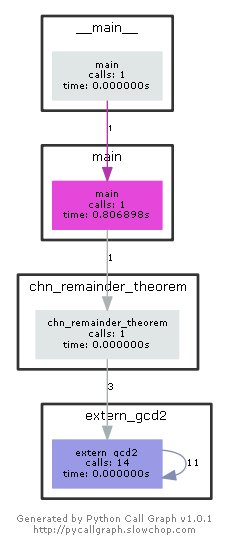

The Python source for this figure:
# -*- coding: utf-8 -*-
from pycallgraph import Config
from pycallgraph import GlobbingFilter
from pycallgraph import PyCallGraph
from pycallgraph.output import GraphvizOutput


def extern_gcd2(a: int, b: int):  # 欧几里得拓展算法
    if b == 0:
        return 1, 0, a
    else:
        x_tmp, y_tmp, r = extern_gcd2(b, a % b)
        x = y_tmp
        y = x_tmp - int(a // b) * y_tmp

        if r < 0:
            r = -r
            x = -x
            y = -y

        return x, y, r


def chn_remainder_theorem(m: list, b: list, len):
    e = []
    M = 1
    result = 0
    for i in range(len):  # 求M
        M = M * m[i]
    for i in range(len):  # 求各项逆
        e_ = extern_gcd2(M // m[i], m[i])[0] % m[i]
        e.append(e_)
    for i in range(len):
        result = result + (M // m[i]) * e[i] * (b[i] % m[i])

    result = result % M

    if result < 0:
        result = M + result

    if result == 0:
        result = M

    return result


def main():
    s1 = input("")
    s2 = input("")
    m = []
    b = []
    count = 0
    for num in s1.split():
        m.append(int(num))
        count += 1
    for num in s2.split():
        b.append(int(num))

    result = chn_remainder_theorem(m, b, count)

    print(result)


if __name__ == "__main__":
    ############################################################################
    '''
        生成函数调用图
    '''
    config = Config()
    config.trace_filter = GlobbingFilter(
        include=[
            '*'
        ]
    )
    config.trace_filter = GlobbingFilter(
        exclude=['pycallgraph.*']
    )
    ############################################################################

    graphviz = GraphvizOutput()
    graphviz.output_file = '中国剩余定理.png'
    with PyCallGraph(output=graphviz, config=config):
        main()
